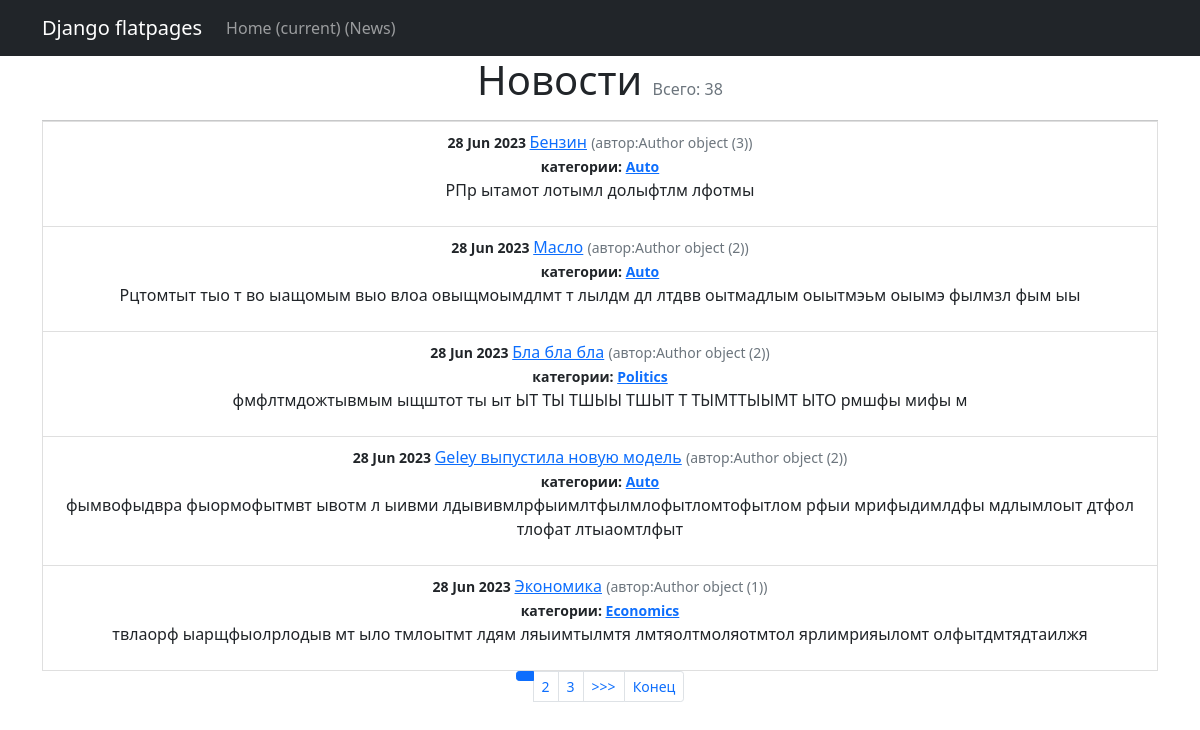
Page /news/ on the committed database.
### News/models.py (models this page shows, shortened)
class Post(models.Model):
    author = models.ForeignKey(Author, on_delete=models.CASCADE)
    NEWS = 'NW'
    ARTICLE = 'AR'
    CATEGORY_CHOICES = (
        (NEWS, 'Новость'),
        (ARTICLE, 'Статья'),
    )
    categoryType = models.CharField(max_length=2, choices=CATEGORY_CHOICES, default=ARTICLE)
    dateCreation = models.DateTimeField(auto_now_add=True)
    postCategory = models.ManyToManyField(Category, through='PostCategory')
    title = models.CharField(max_length=128)
    text = models.TextField()
    rating = models.SmallIntegerField(default=0)

class Author(models.Model):
    authorUser = models.OneToOneField(User, on_delete=models.CASCADE)
    ratingAuthor = models.SmallIntegerField(default=0)

class Category(models.Model):
    name = models.CharField(max_length=64, unique=True)
    subscribers = models.ManyToManyField(User, related_name='categories')
    def __str__(self):
        return self.name.title()

### News/views.py (the view)
# urls.py: path('', PostsList.as_view(), name='news'),
class PostsList(ListView):
    model = Post
    ordering = '-dateCreation'
    template_name = 'news1.html'
    context_object_name = 'news'
    paginate_by = 5
    def get_queryset(self):
        queryset = super().get_queryset()
        self.filterset = NewsFilter(self.request.GET, queryset)
        return self.filterset.qs
    def get_context_data(self, **kwargs):
        context = super().get_context_data(**kwargs)
        context['all_news'] = Post.objects.all()
        context['filterset'] = self.filterset
        return context

### News/templates/news1.html (shortened to what this page needs)
{% extends 'flatpages/default.html' %}
{% load custom_filters %}
{% block content %}
<h1 class="text-center">Новости <span class="text-muted fs-6 fw-normal">Всего: {{ page_obj.paginator.count }}</span></h1>
    {% for post in news %}
        <li class="list-group-item">
            <small class="fw-bold">{{ post.dateCreation | date:'d M Y' }} </small>
            <a href="{% url 'post_detail' post.id %}">{{ post.title }}</a>
            <small class="text-muted">(автор:{{ post.author }})</small> <br>
            <small class="fw-bold">категории:
                {% for category in post.postCategory.all %}
                           <a href="{% url 'category_list' category.id %}">{{ category }}</a>
                {% endfor %}
            </small>
            <p>{{post.text | truncatechars:210}}</p>
        </li>
    {% endfor %}
{% if is_paginated %}
<nav aria-label="...">
    <ul class="pagination pagination-sm justify-content-center">
    {% for num in page_obj.paginator.page_range %}
        {% if page_obj.number == num %}
            <li class="page-item active"><a class="page-link"{{ num }}></a></li>
        {% elif num > page_obj.number|add:'-3' and num < page_obj.number|add:'3' %}
            <li class="page-item"><a class="page-link" href="?page={{ num }}">{{ num }}</a></li>
        {% endif %}
    {% endfor %}
    {% if page_obj.has_next %}
        <li class="page-item"><a class="page-link" href="?page={{ page_obj.next_page_number }}">>>></a></li>
        <li class="page-item"><a class="page-link" href="?page={{ page_obj.paginator.num_pages }}">Конец</a></li>
    {% endif %}
</ul>
</nav>
{% endif %}
{% endblock content %}

### News/templates/flatpages/default.html (shortened to what this page needs)
<!DOCTYPE html>
<html lang="en">
    <head>
        {% load static %}
        <link href="{% static 'css/styles.css' %}" rel="stylesheet" />
    </head>
    <body>
        <nav class="navbar navbar-expand-lg navbar-dark bg-dark static-top">
          <div class="container">
               <a class="navbar-brand" href="#">Django flatpages</a>
               <div class="collapse navbar-collapse" id="navbarResponsive">
                   <ul class="navbar-nav ml-auto">
                       <li class="nav-item active">
                             <a class="nav-link" href="#">Home
                                 <span class="sr-only">(current)</span>
                                 <span class="sr-only">(News)</span>
                             </a>
                  </ul>
               </div>
         </div>
        </nav>
        <div class="container">
            <div class="row">
                <div class="col-lg-12 text-center">
                    {% block content %}{% endblock content %}
                </div>
            </div>
        </div>
    </body>
</html>

### rows in the picture
Post: dateCreation "28 Jun 2023", title "Бензин", author "Author object (3)", text "РПр ытамот лотымл долыфтлм лфотмы"
Category: name "Auto"
Post: dateCreation "28 Jun 2023", title "Масло", author "Author object (2)", text "Рцтомтыт тыо т во ыащомым выо влоа овыщмоымдлмт т лылдм дл лтдвв оытмадлым оыытмэьм оыымэ фылмзл фым ыы"
Post: dateCreation "28 Jun 2023", title "Бла бла бла", author "Author object (2)", text "фмфлтмдожтывмым ыщштот ты ыт ЫТ ТЫ ТШЫЫ ТШЫТ Т ТЫМТТЫЫМТ ЫТО рмшфы мифы м"
Category: name "Politics"
Post: dateCreation "28 Jun 2023", title "Geley выпустила новую модель", author "Author object (2)", text "фымвофыдвра фыормофытмвт ывотм л ыивми лдывивмлрфыимлтфылмлофытломтофытлом рфыи мрифыдимлдфы мдлымлоыт дтфол тлофат лтыаомтлфыт"
Post: dateCreation "28 Jun 2023", title "Экономика", author "Author object (1)", text "твлаорф ыарщфыолрлодыв мт ыло тмлоытмт лдям ляыимтылмтя лмтяолтмоляотмтол ярлимрияыломт олфытдмтядтаилжя"
Category: name "Economics"

### other values in the picture
{{ page_obj.paginator.count }} "38"
{{ num }} "2" "3"
